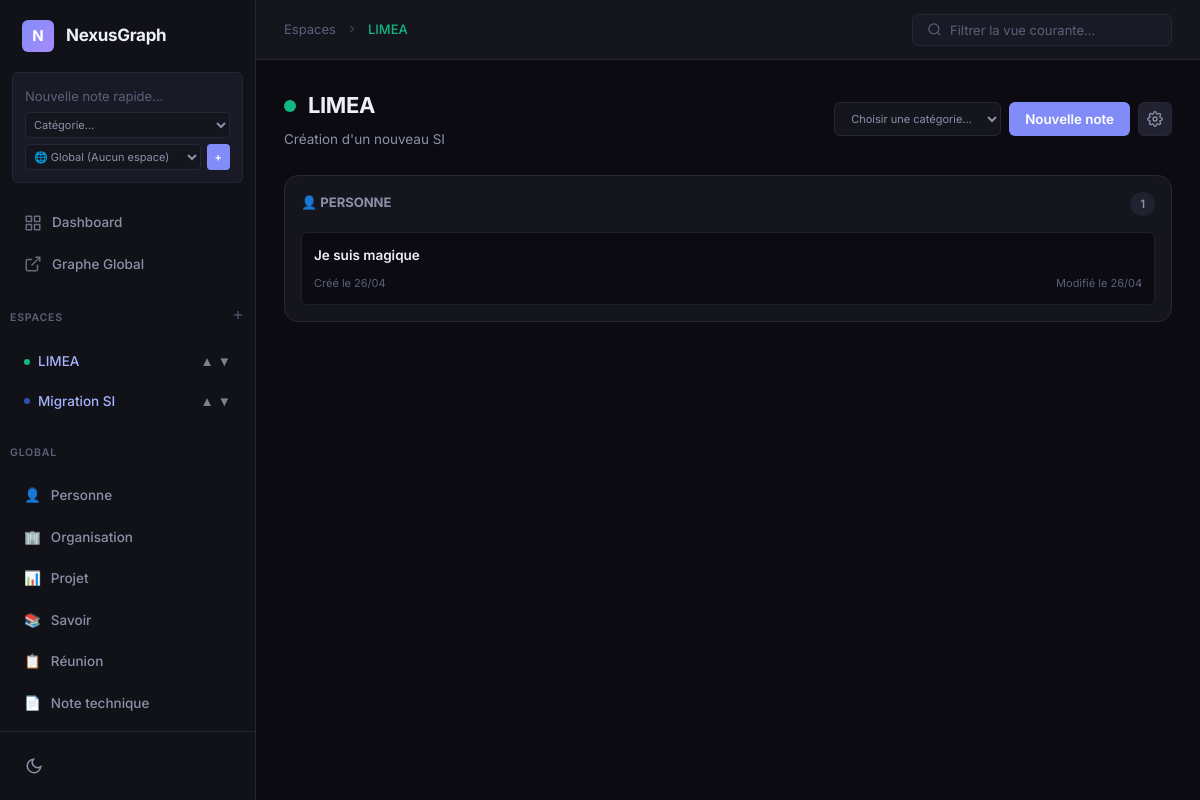
The page /space/2 on the database its author committed.
### app/models/space.py (models this page shows)
class Space(BaseModel):
    name = CharField(unique=True, max_length=100)
    description = TextField(null=True)
    color = CharField(max_length=20, default='#10b981')
    order_index = IntegerField(default=0)
    created_at = DateTimeField(default=datetime.datetime.now)
    deleted_at = DateTimeField(null=True)
    class Meta:
        table_name = 'spaces'

### app/models/category.py (models this page shows)
class Category(BaseModel):
    name = CharField(unique=True, max_length=50)
    icon = CharField(max_length=10, default='📄')
    color = CharField(max_length=20, default='#6366f1')
    graph_shape = CharField(max_length=20, default='ellipse')
    is_visible_on_graph = BooleanField(default=True)
    created_at = DateTimeField(default=datetime.datetime.now)
    class Meta:
        table_name = 'categories'

### app/models/page.py (models this page shows)
class Page(BaseModel):
    title = CharField(max_length=255)
    content = TextField(null=True)  # Contenu HTML de Quill
    raw_text = TextField(null=True) # Texte brut pour la recherche FTS
    category = ForeignKeyField(Category, backref='pages', on_delete='RESTRICT')
    space = ForeignKeyField(Space, backref='pages', null=True, on_delete='CASCADE')
    created_at = DateTimeField(default=datetime.datetime.now)
    updated_at = DateTimeField(default=datetime.datetime.now)
    deleted_at = DateTimeField(null=True)
    class Meta:
        table_name = 'pages'

### app/routes/views_bp.py (the view)
@views_bp.route('/space/<int:space_id>', methods=['GET'])
def view_space(space_id):
    space = Space.get_or_none((Space.id == space_id) & Space.deleted_at.is_null())
    if not space:
        return "Espace introuvable", 404
    pages = Page.select().where((Page.space == space) & Page.deleted_at.is_null()).order_by(Page.updated_at.desc())
    return render_template('space_view.html', space=space, pages=pages, categories=Category.select())

### app/routes/views_bp.py (called while the page is built)
@views_bp.context_processor
def inject_sidebar_data():
    spaces = Space.select().where(Space.deleted_at.is_null()).order_by(Space.order_index, Space.name)
    categories = Category.select().order_by(Category.name)
    return dict(spaces=spaces, categories=categories)

### app/templates/space_view.html (shortened to what this page needs)
{% extends "base.html" %}
{% block breadcrumb %}
    <a href="{{ url_for('views.index') }}" style="color: var(--text-tertiary);">Espaces</a>
    <svg viewBox="0 0 24 24" fill="none" stroke="currentColor" stroke-width="2" style="width: 12px; margin: 0 4px;"><polyline points="9 18 15 12 9 6"></polyline></svg>
    <span style="color: {{ space.color }}">{{ space.name }}</span>
{% endblock %}
{% block content %}
<div style="display: flex; justify-content: space-between; align-items: center; margin-bottom: 24px;">
    <div>
        <div style="display: flex; align-items: center; gap: 12px; margin-bottom: 6px;">
            <span class="tag-dot" style="background: {{ space.color }}; width: 12px; height: 12px;"></span>
            <h1 class="page-title" style="margin-bottom: 0;">{{ space.name }}</h1>
        </div>
        <p class="page-subtitle" style="margin-bottom: 0;">{{ space.description or "Espace opérationnel." }}</p>
    </div>
    <form action="/space/{{ space.id }}/new_page" method="POST" style="display: flex; gap: 8px;">
        <select name="category_id" class="quick-capture-select" required style="border-radius: var(--radius-sm); padding: 8px 12px;">
            <option value="" disabled selected>Choisir une catégorie...</option>
        </select>
        <button type="submit" style="padding: 8px 16px; background: var(--accent); color: white; border-radius: var(--radius-sm); font-weight: 600;">Nouvelle note</button>
        <a href="/space/{{ space.id }}/edit" style="padding: 8px; background: var(--bg-hover); color: var(--text-secondary); border-radius: var(--radius-sm); border: 1px solid var(--border); display: flex; align-items: center; justify-content: center;" title="Paramètres de l'espace">
        </a>
    </form>
</div>
<div style="display: flex; gap: 24px; align-items: flex-start; overflow-x: auto; padding-bottom: 20px;" id="kanban-board">
    {% if pages %}
        {% for cat_name, cat_pages in pages|groupby('category.name') %}
        <div class="kanban-col" style="min-width: 300px; flex: 1; background: var(--bg-surface); border: 1px solid var(--border); border-radius: var(--radius-lg); padding: 16px;">
            <div style="font-size: 13px; font-weight: 700; color: var(--text-secondary); text-transform: uppercase; margin-bottom: 16px; display: flex; justify-content: space-between;">
                <span>{{ cat_pages|list|first|attr('category')|attr('icon') }} {{ cat_name }}</span>
                <span class="badge" style="background: var(--bg-hover);">{{ cat_pages|list|length }}</span>
            </div>
            <div style="display: flex; flex-direction: column; gap: 10px;">
                {% for page in cat_pages %}
                <a href="/page/{{ page.id }}" class="kanban-card" data-title="{{ page.title|lower }}" style="display: block; padding: 12px; background: var(--bg-app); border: 1px solid var(--border-subtle); border-radius: var(--radius-sm); color: var(--text-primary); transition: border-color var(--transition);">
                    <div style="font-weight: 600; font-size: 13.5px; margin-bottom: 8px;">{{ page.title }}</div>
                    <div style="display: flex; justify-content: space-between; align-items: center; font-size: 11px; color: var(--text-tertiary);">
                        <span>Créé le {{ page.created_at.strftime('%d/%m') }}</span>
                        <span>Modifié le {{ page.updated_at.strftime('%d/%m') }}</span>
                    </div>
                </a>
                {% endfor %}
            </div>
        </div>
        {% endfor %}
    {% else %}
        <div style="text-align: center; color: var(--text-tertiary); padding: 40px; width: 100%;">
            Cet espace est vide.<br>Créez votre première note via le menu en haut à droite.
        </div>
    {% endif %}
</div>
{% endblock %}

### app/templates/base.html (shortened to what this page needs)
<!DOCTYPE html>
<html lang="fr" data-theme="dark">
<head>
    <link rel="stylesheet" href="{{ url_for('static', filename='css/fonts.css') }}">
    <link rel="stylesheet" href="{{ url_for('static', filename='css/nexus.css') }}">
</head>
<body>
    <div class="app">
        <aside class="sidebar">
            <div class="sidebar-header">
                <div class="sidebar-logo">N</div>
                <div class="sidebar-title">NexusGraph</div>
            </div>
            <div class="quick-capture">
                <form action="/page/quick_capture" method="POST">
                    <input type="text" name="title" class="quick-capture-input" placeholder="Nouvelle note rapide..." required autocomplete="off">
                    <div class="quick-capture-controls" style="flex-wrap: wrap;">
                        <select name="category_id" class="quick-capture-select" required>
                            <option value="" disabled selected>Catégorie...</option>
                        </select>
                        <select name="space_id" class="quick-capture-select" required>
                            <option value="">🌐 Global (Aucun espace)</option>
                        </select>
                        <button type="submit" class="quick-capture-btn">+</button>
                    </div>
                </form>
            </div>
            <div class="sidebar-scroll">
                <nav class="sidebar-nav">
                    <a href="{{ url_for('views.index') }}" class="nav-item {% if request.endpoint == 'views.index' %}active{% endif %}">
                        <svg viewBox="0 0 24 24" fill="none" stroke="currentColor" stroke-width="2" stroke-linecap="round" stroke-linejoin="round"><rect x="3" y="3" width="7" height="7"></rect><rect x="14" y="3" width="7" height="7"></rect><rect x="14" y="14" width="7" height="7"></rect><rect x="3" y="14" width="7" height="7"></rect></svg>
                        Dashboard
                    </a>
                    <a href="/graph" class="nav-item {% if request.endpoint == 'views.graph' %}active{% endif %}">
                        <svg viewBox="0 0 24 24" fill="none" stroke="currentColor" stroke-width="2"><path d="M18 13v6a2 2 0 0 1-2 2H5a2 2 0 0 1-2-2V8a2 2 0 0 1 2-2h6"></path><polyline points="15 3 21 3 21 9"></polyline><line x1="10" y1="14" x2="21" y2="3"></line></svg>
                        Graphe Global
                    </a>
                </nav>
                <div class="nav-section-label" style="display: flex; justify-content: space-between; align-items: center;">
                    Espaces
                    <a href="/space/new" title="Créer un espace" style="color: var(--text-tertiary); cursor: pointer;">
                        <svg viewBox="0 0 24 24" fill="none" stroke="currentColor" stroke-width="2" style="width: 14px; height: 14px;"><line x1="12" y1="5" x2="12" y2="19"></line><line x1="5" y1="12" x2="19" y2="12"></line></svg>
                    </a>
                </div>
                <nav class="sidebar-nav">
                    {% if spaces %}
                    <ul class="nav-menu">
                        {% for s in spaces %}
                            <li class="nav-item">
                                <a href="/space/{{ s.id }}" class="nav-link" style="display: flex; align-items: center; justify-content: space-between; width: 100%;">
                                    <div style="display: flex; align-items: center; gap: 8px;">
                                        <span class="tag-dot" style="background: {{ s.color }}"></span>
                                        <span>{{ s.name }}</span>
                                    </div>
                                    <div style="display: flex; gap: 4px; font-size: 10px; opacity: 0.5;">
                                        <form method="POST" action="/space/{{ s.id }}/move_up" style="margin:0;"><button type="submit" style="background:none;border:none;cursor:pointer;color:var(--text-primary);padding:0;" title="Monter">▲</button></form>
                                        <form method="POST" action="/space/{{ s.id }}/move_down" style="margin:0;"><button type="submit" style="background:none;border:none;cursor:pointer;color:var(--text-primary);padding:0;" title="Descendre">▼</button></form>
                                    </div>
                                </a>
                            </li>
                        {% endfor %}
                    </ul>
                    {% else %}
                        <div style="padding: 0 12px; font-size: 12px; color: var(--text-tertiary);">Aucun espace.</div>
                    {% endif %}
                </nav>
                <div class="nav-section-label">Global</div>
                <nav class="sidebar-nav">
                    {% if categories %}
                        {% for c in categories %}
                        <a href="/category/{{ c.id }}" class="nav-item">
                            <span>{{ c.icon }}</span>
                            {{ c.name }}
                        </a>
                        {% endfor %}
                    {% endif %}
                </nav>
            </div>
            <div class="sidebar-footer">
                <button class="theme-toggle" id="theme-btn" title="Changer de thème">
                    <svg viewBox="0 0 24 24" fill="none" stroke="currentColor" stroke-width="2"><path d="M21 12.79A9 9 0 1 1 11.21 3 7 7 0 0 0 21 12.79z"></path></svg>
                </button>
            </div>
        </aside>
        <main class="main">
            <div class="topbar">
                <div class="topbar-left">
                    <div class="breadcrumb">
                        {% block breadcrumb %}{% endblock %}
                    </div>
                </div>
                <div class="topbar-right">
                    <div class="search-box">
                        <svg viewBox="0 0 24 24" fill="none" stroke="currentColor" stroke-width="2"><circle cx="11" cy="11" r="8"></circle><line x1="21" y1="21" x2="16.65" y2="16.65"></line></svg>
                        <input type="text" id="global-search" placeholder="Filtrer la vue courante...">
                    </div>
                </div>
            </div>
            <div class="page-content" id="app-content">
                {% block content %}{% endblock %}
            </div>
        </main>
    </div>
</body>
</html>

### rows shown on the page
Space: name "LIMEA", description "Création d'un nouveau SI"
Space: name "Migration SI"
Category: icon "👤", name "Personne", name "PERSONNE", cat_pages "1"
Category: icon "🏢", name "Organisation"
Category: icon "📊", name "Projet"
Category: icon "📚", name "Savoir"
Category: icon "📋", name "Réunion"
Category: icon "📄", name "Note technique"
Page: title "Je suis magique", created_at "26/04", updated_at "26/04"
